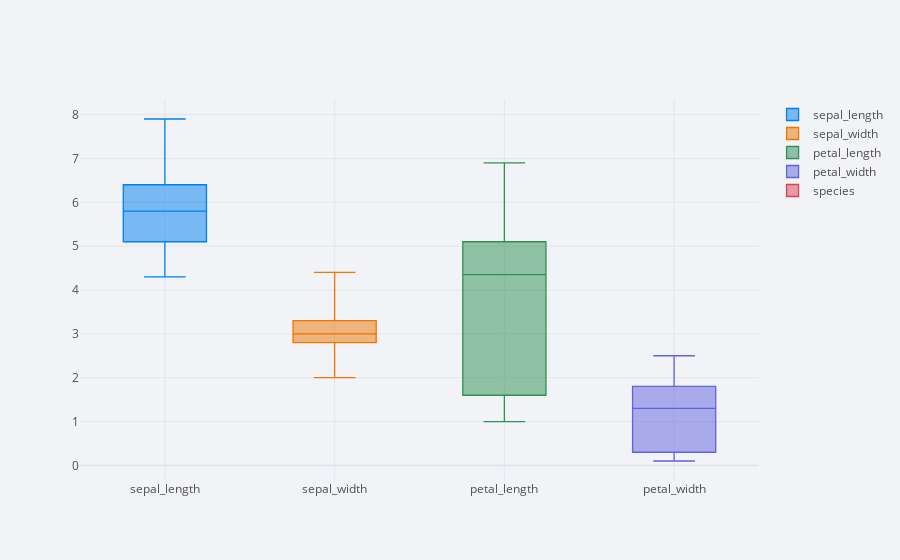

The notebook cell saved with this chart:
### Code cell
iris.iplot(kind='box')

### Figure 1 — Plotly figure (JSON) as saved in the notebook; plotly's stock layout.template omitted (floating-point values rounded to 4 significant figures; data arrays with more than 128 entries replaced by an {"elided": "..."} marker saying what was removed)
{"data": [{"boxpoints": false, "line": {"width": 1.3}, "marker": {"color": "rgba(0, 128, 240, 1.0)"}, "name": "sepal_length", "orientation": "v", "type": "box", "y": {"elided": "150 float values"}}, {"boxpoints": false, "line": {"width": 1.3}, "marker": {"color": "rgba(238, 118, 0, 1.0)"}, "name": "sepal_width", "orientation": "v", "type": "box", "y": {"elided": "150 float values"}}, {"boxpoints": false, "line": {"width": 1.3}, "marker": {"color": "rgba(48, 144, 84, 1.0)"}, "name": "petal_length", "orientation": "v", "type": "box", "y": {"elided": "150 float values"}}, {"boxpoints": false, "line": {"width": 1.3}, "marker": {"color": "rgba(98, 98, 222, 1.0)"}, "name": "petal_width", "orientation": "v", "type": "box", "y": {"elided": "150 float values"}}, {"boxpoints": false, "line": {"width": 1.3}, "marker": {"color": "rgba(217, 66, 85, 1.0)"}, "name": "species", "orientation": "v", "type": "box", "y": {"elided": "150 str values"}}], "layout": {"legend": {"bgcolor": "#F2F3F7", "font": {"color": "#505050"}}, "paper_bgcolor": "#F2F3F7", "plot_bgcolor": "#F2F3F7", "title": {"font": {"color": "#484848"}}, "xaxis": {"gridcolor": "#E1E5ED", "showgrid": true, "tickfont": {"color": "#505050"}, "title": {"font": {"color": "#505050"}, "text": ""}, "zerolinecolor": "#E1E5ED"}, "yaxis": {"gridcolor": "#E1E5ED", "showgrid": true, "tickfont": {"color": "#505050"}, "title": {"font": {"color": "#505050"}, "text": ""}, "zerolinecolor": "#E1E5ED"}}}
